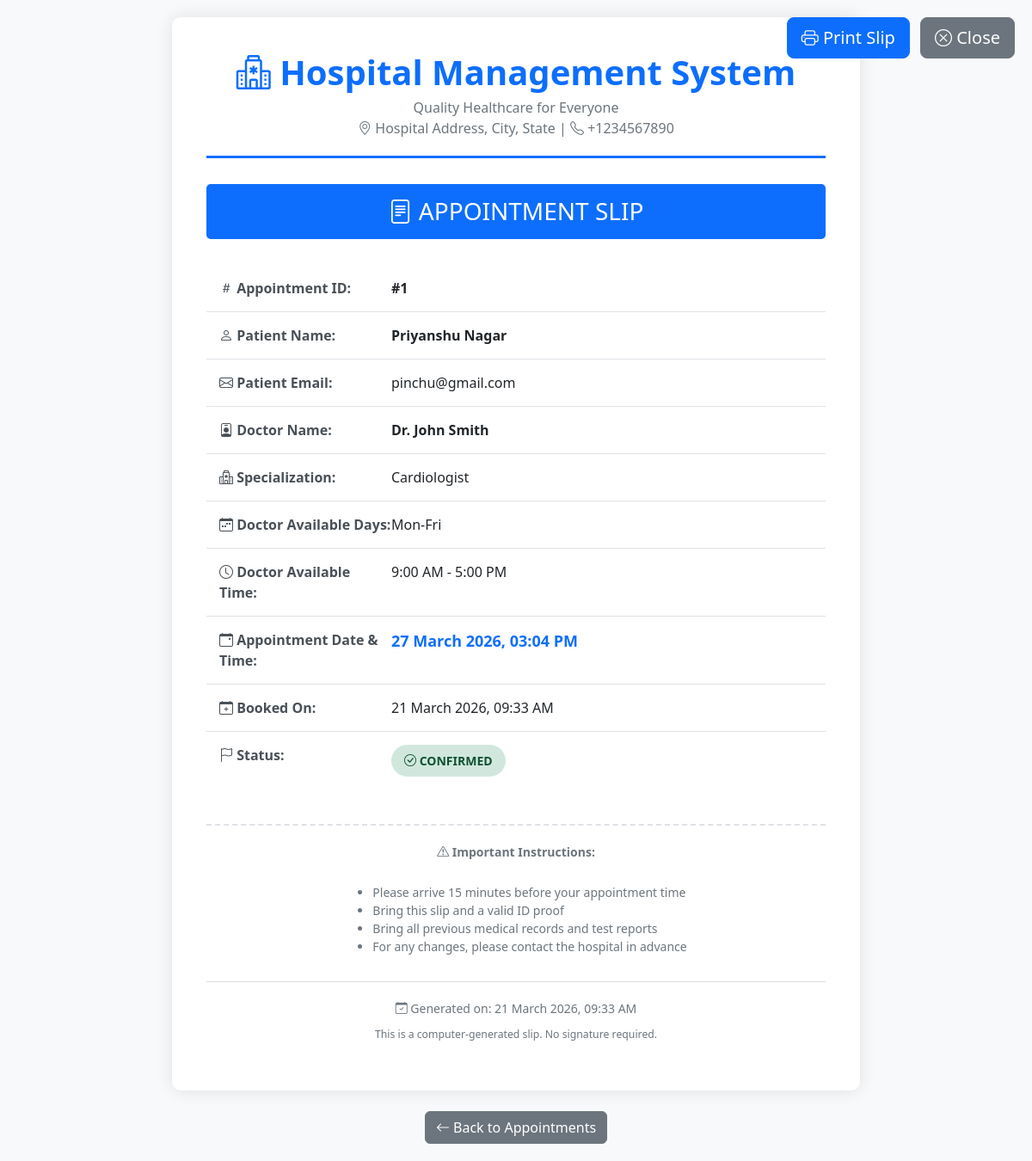
The page /user/appointment-slip/1 (signed in) on the database as committed earlier.
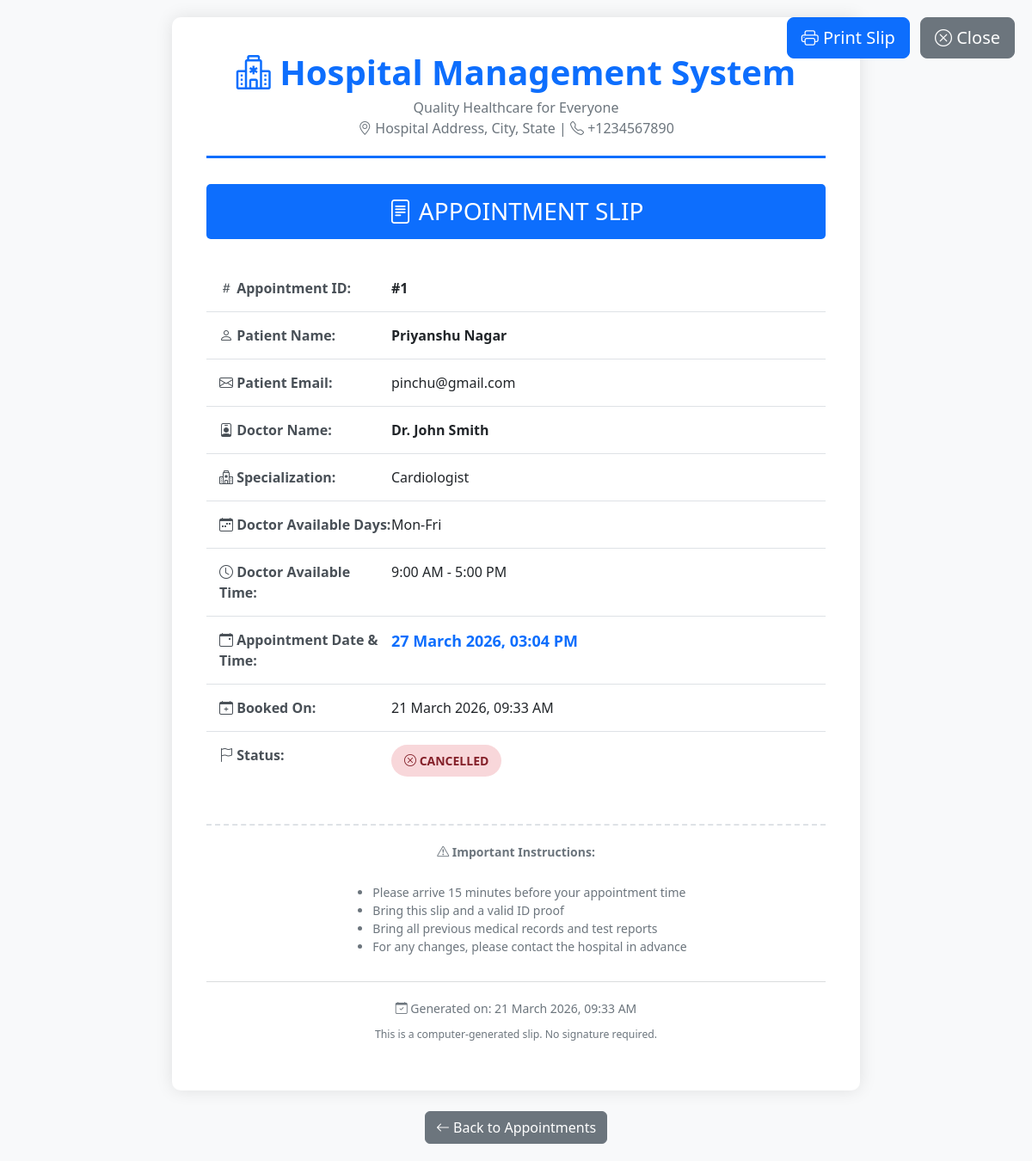
The same page on the database as committed later.
### user.py (the view)
@user_bp.route('/appointment-slip/<int:appointment_id>')
@login_required
@user_required
def appointment_slip(appointment_id):
    appointment = Appointment.query.get_or_404(appointment_id)
    if appointment.user_id != current_user.id:
        flash('Unauthorized access.', 'danger')
        return redirect(url_for('user.appointments'))
    return render_template('user/appointment_slip.html', appointment=appointment)

### app.py (called while the page is built)
@login_manager.user_loader
def load_user(user_id):
    return User.query.get(int(user_id))

### models.py (called while the page is built)
    @property
    def is_admin(self):
        return self.role == 'admin'

### user.py (called while the page is built)
def user_required(f):
    @wraps(f)
    def decorated_function(*args, **kwargs):
        if current_user.is_admin:
            flash('Access denied. Admin cannot access user pages.', 'danger')
            return redirect(url_for('admin.dashboard'))
        return f(*args, **kwargs)
    return decorated_function

### templates/user/appointment_slip.html (shortened to what the changed rows need)
<!DOCTYPE html>
<html lang="en">
<head>
    <link href="https://cdn.jsdelivr.net/npm/bootstrap@5.3.0/dist/css/bootstrap.min.css" rel="stylesheet">
    <link rel="stylesheet" href="https://cdn.jsdelivr.net/npm/bootstrap-icons@1.10.0/font/bootstrap-icons.css">
</head>
<body>
    <div class="slip-container">
        <div class="hospital-header">
            <h1><i class="bi bi-hospital"></i> Hospital Management System</h1>
        </div>
        <div class="appointment-details">
            <div class="info-row">
                <div class="info-value">
                    {% if appointment.status == 'pending' %}
                        <span class="status-badge status-pending">
                            <i class="bi bi-clock"></i> PENDING
                        </span>
                    {% elif appointment.status == 'confirmed' %}
                        <span class="status-badge status-confirmed">
                            <i class="bi bi-check-circle"></i> CONFIRMED
                        </span>
                    {% elif appointment.status == 'completed' %}
                        <span class="status-badge status-completed">
                            <i class="bi bi-check-all"></i> COMPLETED
                        </span>
                    {% elif appointment.status == 'cancelled' %}
                        <span class="status-badge status-cancelled">
                            <i class="bi bi-x-circle"></i> CANCELLED
                        </span>
                    {% endif %}
                </div>
            </div>
        </div>
    </div>
</body>
</html>

Rows that differ between the two databases and show on the page:
changed Appointment id 1: status "confirmed" → "cancelled" (drawn)
Other text that changed with them:
text no longer shown: "CONFIRMED"
text now shown: "CANCELLED"
